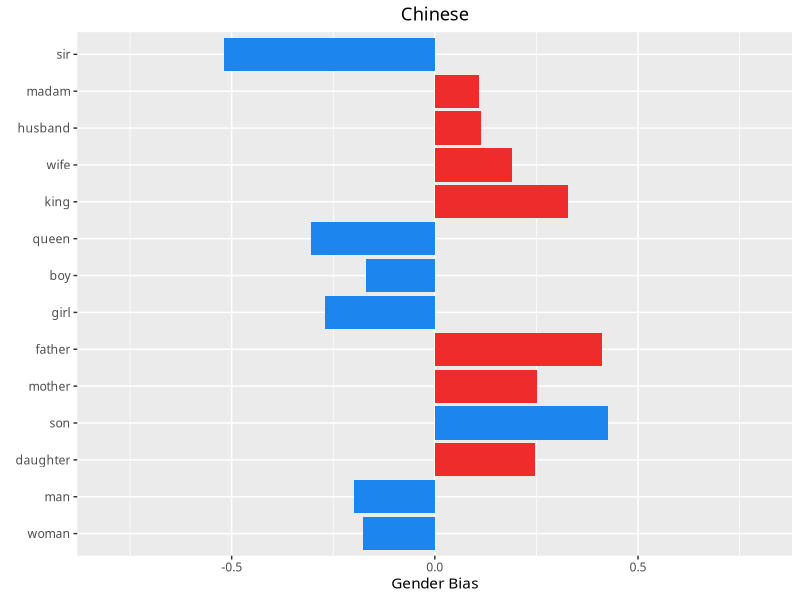
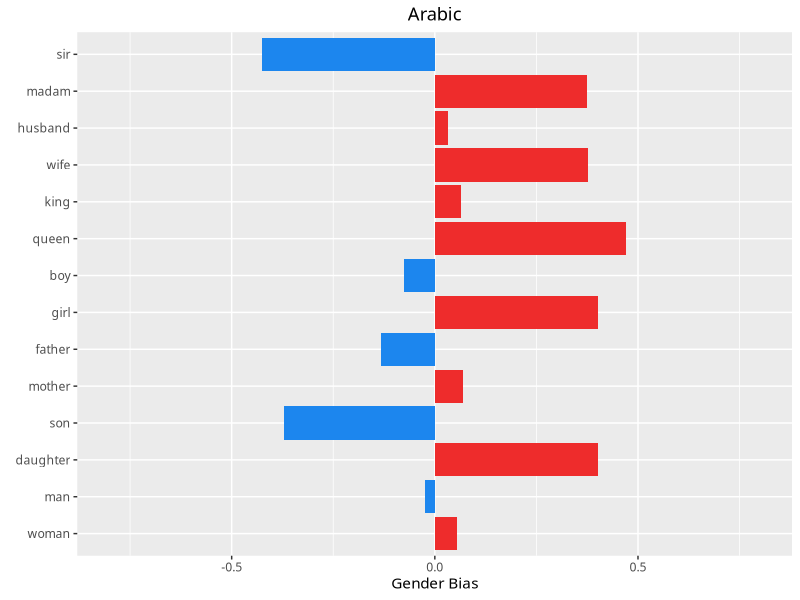
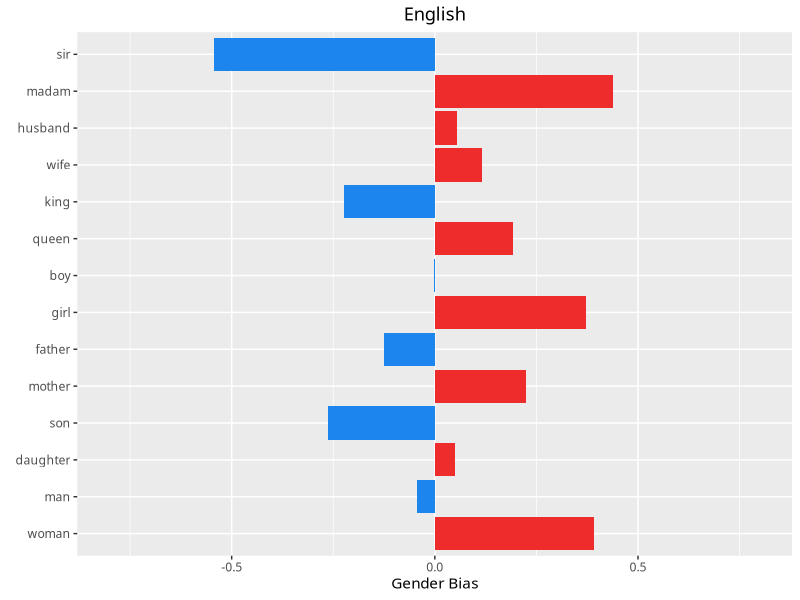
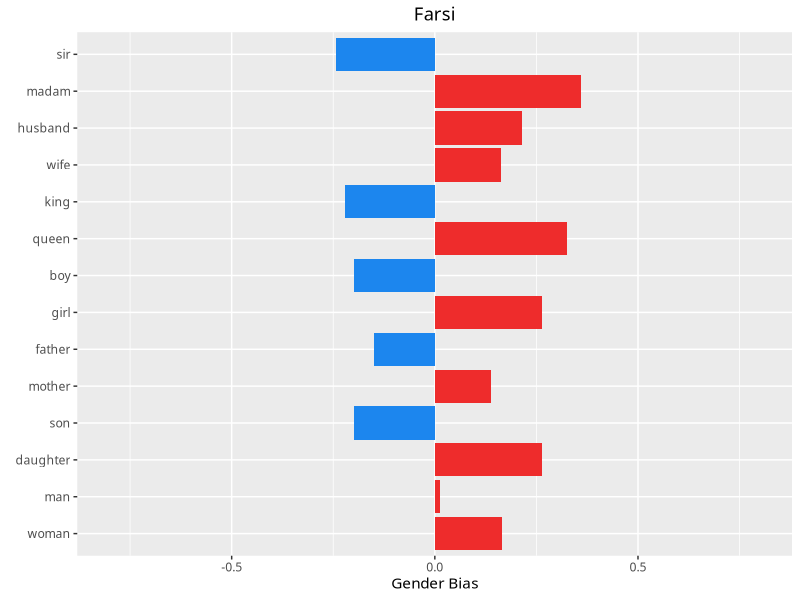
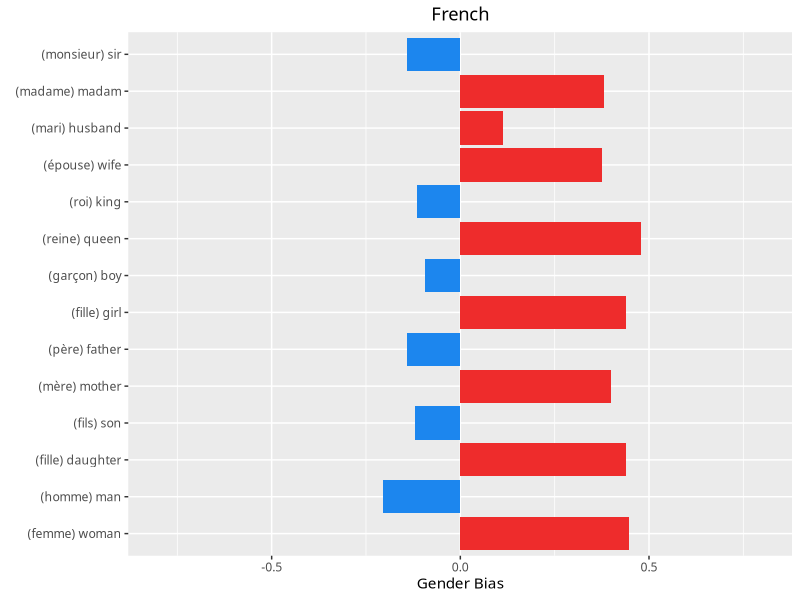
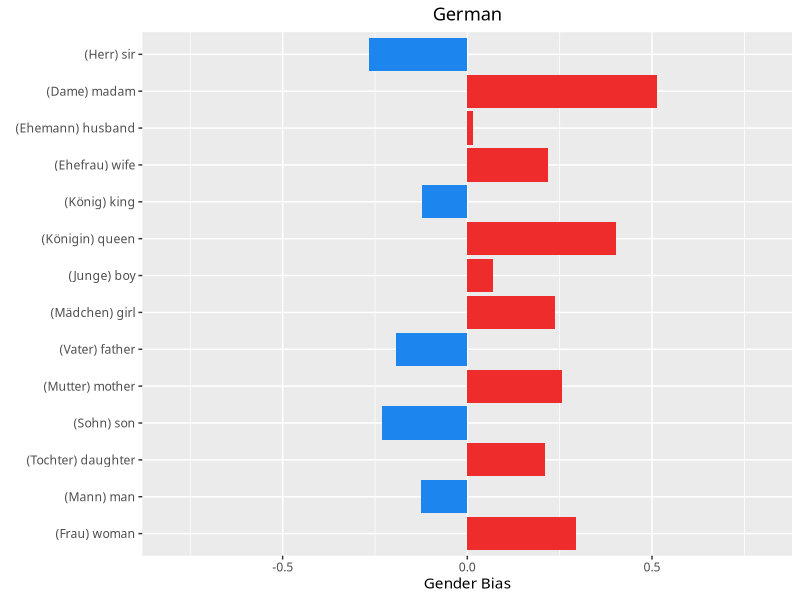
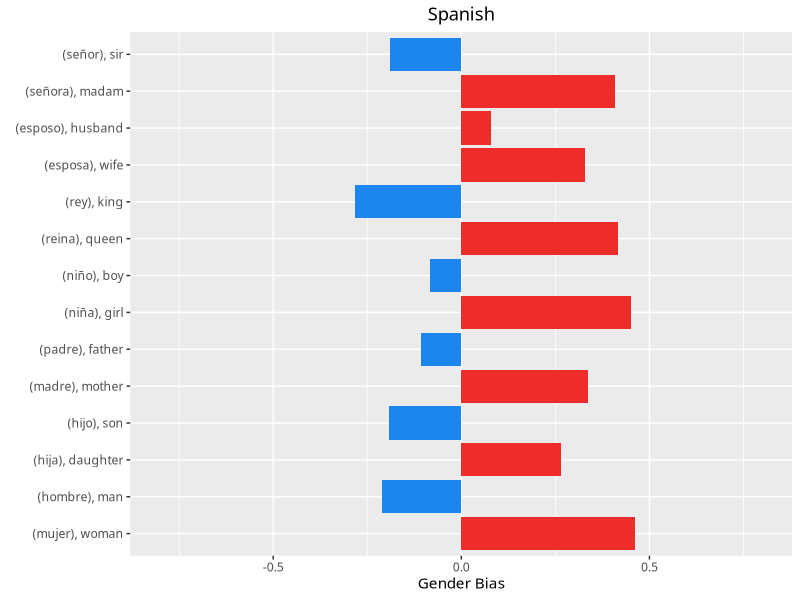
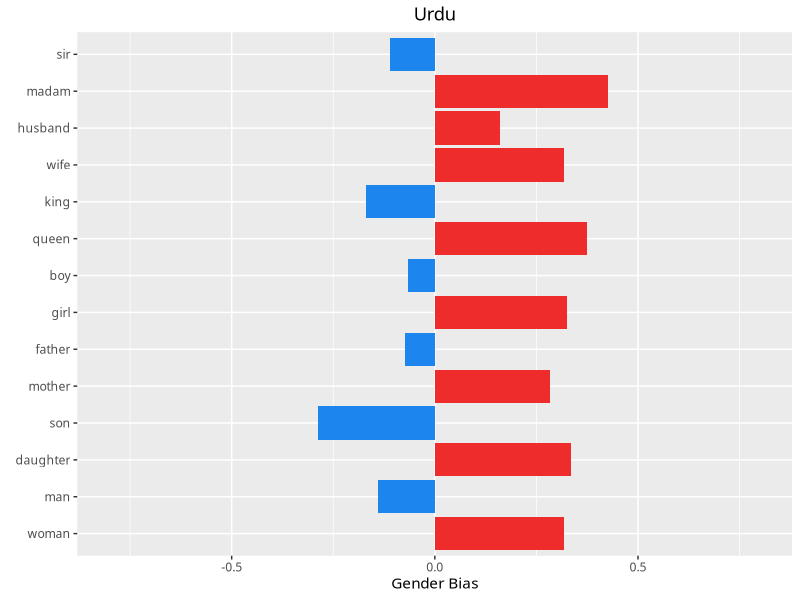

Reproduce these figures in R, in order. (Note: this script raises an error after producing the figures.)
## ---- chunk 1
library(readr)
library(ggplot2)
library(gridExtra)
library(cluster)
library(forcats)
## ---- chunk 2
arabic <- read_csv("arabic_defining.csv")
english <- read_csv("english_defining.csv")
farsi <- read_csv("farsi_defining.csv")
french <- read_csv("french_defining.csv")
german <- read_csv("german_defining.csv")
spanish <- read_csv("spanish_defining.csv")
urdu <- read_csv("urdu_defining.csv")
wolof <- read_csv("wolof_defining.csv")
chinese <- read_csv("chinese_defining_pca0.csv")
#chinese <- read_csv("chinese_new_defining_set_comb2.csv")
#chinese <- read_csv("chinese_new_defining_set_comb7.csv")
#chinese <- read_csv("chinese_new_defining_set_comb9.csv")
#chinese <- read_csv("chinese_new_defining_set_comb11.csv")
#chinese <- read_csv("chinese_new_defining_set_test1.csv")
## ---- chunk 3
#Re-order data by words
chinese$words <- fct_inorder(chinese$words)

p_Chinese <- ggplot(data = chinese, aes(x = ordered(words), y = gender_bias, fill = pos)) +
  geom_bar(stat = "identity") +
  coord_flip() +
  labs(title = "Chinese",
       y = "Gender Bias",
       x = element_blank()) +
  scale_fill_manual(values = c( "dodgerblue2", "firebrick2")) +
  expand_limits(y = c(-0.8,0.8))
p_Chinese <- p_Chinese + theme(
  legend.position = "none",
  text = element_text(family = "Gill Sans"),
  plot.title = element_text(hjust = 0.5)
) 
p_Chinese

## ---- chunk 4
#Re-order data by words
arabic$words <- fct_inorder(arabic$words)

p_Arabic <- ggplot(data = arabic, aes(x = ordered(words), y = gender_bias, fill = pos)) +
  geom_bar(stat = "identity") +
  coord_flip() +
  labs(title = "Arabic",
       y = "Gender Bias",
       x = element_blank()) +
  scale_fill_manual(values = c( "dodgerblue2", "firebrick2")) +
  expand_limits(y = c(-0.8,0.8))
p_Arabic <- p_Arabic + theme(
  legend.position = "none",
  text = element_text(family = "Gill Sans"),
  plot.title = element_text(hjust = 0.5)
) 
p_Arabic

## ---- chunk 5

#Re-order by defining set
english$words <- fct_inorder(english$words)

p_English <- ggplot(data = english, aes(x = ordered(words), y = gender_bias, fill = pos)) +
  geom_bar(stat = "identity") +
  coord_flip() +
  labs(title = "English",
       y = "Gender Bias",
       x = element_blank()) +
  scale_fill_manual(values = c( "dodgerblue2", "firebrick2")) +
expand_limits(y = c(-0.8,0.8))
p_English <- p_English + theme(
  legend.position = "none",
  text = element_text(family = "Gill Sans"),
  plot.title = element_text(hjust = 0.5)
) 
p_English
## ---- chunk 6
farsi$words <- fct_inorder(farsi$words)

p_Farsi <- ggplot(data = farsi, aes(x = ordered(words), y = gender_bias, fill = pos)) +
  geom_bar(stat = "identity") +
  coord_flip() +
  labs(title = "Farsi",
       y = "Gender Bias",
       x = element_blank()) +
  scale_fill_manual(values = c( "dodgerblue2", "firebrick2")) +
  expand_limits(y = c(-0.8,0.8))
p_Farsi <- p_Farsi + theme(
  legend.position = "none",
  text = element_text(family = "Gill Sans"),
  plot.title = element_text(hjust = 0.5)
) 
p_Farsi


## ---- chunk 7

french$words <- fct_inorder(french$words)
p_French <- ggplot(data = french, aes(x = ordered(words), y = gender_bias, fill = pos)) +
  geom_bar(stat = "identity") +
  coord_flip() +
  labs(title = "French",
       y = "Gender Bias",
       x = element_blank()) +
  scale_fill_manual(values = c( "dodgerblue2", "firebrick2")) +
 expand_limits(y = c(-0.8,0.8))
p_French  <-p_French  + theme(
  legend.position = "none",
  text = element_text(family = "Gill Sans"),
  plot.title = element_text(hjust = 0.5)
) 
p_French 
## ---- chunk 8
german$words <- fct_inorder(german$words)

p_German <- ggplot(data = german, aes(x = ordered(words), y = gender_bias, fill = pos)) +
  geom_bar(stat = "identity") +
  coord_flip() +
  labs(title = "German",
       y = "Gender Bias",
       x = element_blank()) +
  scale_fill_manual(values = c( "dodgerblue2", "firebrick2")) +
  expand_limits(y = c(-0.8,0.8))
p_German <- p_German + theme(
  legend.position = "none",
  text = element_text(family = "Gill Sans"),
  plot.title = element_text(hjust = 0.5)
) 
p_German

## ---- chunk 9
spanish$words <- fct_inorder(spanish$words)

p_Spanish <- ggplot(data = spanish, aes(x = ordered(words), y = gender_bias, fill = pos)) +
  geom_bar(stat = "identity") +
  coord_flip() +
  labs(title = "Spanish",
       y = "Gender Bias",
       x = element_blank()) +
  scale_fill_manual(values = c( "dodgerblue2", "firebrick2")) +
expand_limits(y = c(-0.8,0.8))
p_Spanish  <- p_Spanish  + theme(
  legend.position = "none",
  text = element_text(family = "Gill Sans"),
  plot.title = element_text(hjust = 0.5)
) 
p_Spanish 
## ---- chunk 10
urdu$words <- fct_inorder(urdu$words)

p_Urdu <- ggplot(data = urdu, aes(x = ordered(words), y = gender_bias, fill = pos)) +
  geom_bar(stat = "identity") +
  coord_flip() +
  labs(title = "Urdu",
       y = "Gender Bias",
       x = element_blank()) +
  scale_fill_manual(values = c( "dodgerblue2", "firebrick2")) +
expand_limits(y = c(-0.8,0.8))
p_Urdu  <- p_Urdu  + theme(
  legend.position = "none",
  text = element_text(family = "Gill Sans"),
  plot.title = element_text(hjust = 0.5)
) 
p_Urdu 


## ---- chunk 11
wolof$words <- fct_inorder(wolof$words)

p_Wolof <- ggplot(data = wolof, aes(x = ordered(words), y = gender_bias, fill = pos)) +
  geom_bar(stat = "identity") +
  coord_flip() +
  labs(title = "Wolof",
       y = "Gender Bias",
       x = element_blank()) +
  scale_fill_manual(values = c( "firebrick2", "dodgerblue2")) +
expand_limits(y = c(-0.8,0.8))
p_Wolof  <- p_Wolof  + theme(
  legend.position = "none",
  text = element_text(family = "Gill Sans"),
  plot.title = element_text(hjust = 0.5)
) 
p_Wolof 


## ---- chunk 12

p_total <- grid.arrange(p_Chinese, p_English, p_Spanish, p_Arabic, p_German, p_French, p_Farsi, p_Urdu, p_Wolof, nrow = 3)
p_total
## ---- chunk 13
ggsave(file = "DefiningSet_pairsTogether.png", arrangeGrob(p_Chinese, p_English, p_Spanish, p_Arabic, p_German, p_French, p_Farsi, p_Urdu, p_Wolof, ncol = 3))

## ---- chunk 14
#Re-order data by words
chinese$expected_gender <- fct_inorder(chinese$expected_gender)

p_ChineseGenderSummary <- ggplot(data = chinese, aes(x = ordered(expected_gender), y = gender_bias, fill = pos)) +
  geom_bar(stat = "identity") +
  coord_flip() +
  labs(title = "Chinese ",
       y = "Gender Bias",
       x = element_blank()) +
  scale_fill_manual(values = c( "dodgerblue2", "firebrick2")) +
  expand_limits(y = c(-0.8,0.8))
p_ChineseGenderSummary <- p_ChineseGenderSummary + theme(
  legend.position = "none",
  text = element_text(family = "Gill Sans"),
  plot.title = element_text(hjust = 0.5)
) 
p_ChineseGenderSummary

## ---- chunk 15
#Re-order data by words
arabic$expected_gender <- fct_inorder(arabic$expected_gender)

p_ArabicGenderSummary <- ggplot(data = arabic, aes(x = ordered(expected_gender), y = gender_bias, fill = pos)) +
  geom_bar(stat = "identity") +
  coord_flip() +
  labs(title = "Arabic",
       y = "Gender Bias",
       x = element_blank()) +
  scale_fill_manual(values = c( "dodgerblue2", "firebrick2")) +
  expand_limits(y = c(-0.8,0.8))
p_ArabicGenderSummary <- p_ArabicGenderSummary + theme(
  legend.position = "none",
  text = element_text(family = "Gill Sans"),
  plot.title = element_text(hjust = 0.5)
) 
p_ArabicGenderSummary

## ---- chunk 16

#Re-order by defining set
english$expected_gender <- fct_inorder(english$expected_gender)

p_EnglishGenderSummary <- ggplot(data = english, aes(x = ordered(expected_gender), y = gender_bias, fill = pos)) +
  geom_bar(stat = "identity") +
  coord_flip() +
  labs(title = "English",
       y = "Gender Bias",
       x = element_blank()) +
  scale_fill_manual(values = c( "dodgerblue2", "firebrick2")) +
expand_limits(y = c(-0.8,0.8))
p_EnglishGenderSummary <-p_EnglishGenderSummary + theme(
  legend.position = "none",
  text = element_text(family = "Gill Sans"),
  plot.title = element_text(hjust = 0.5)
) 
p_EnglishGenderSummary
## ---- chunk 17
farsi$expected_gender <- fct_inorder(farsi$expected_gender)

p_FarsiGenderSummary <- ggplot(data = farsi, aes(x = ordered(expected_gender), y = gender_bias, fill = pos)) +
  geom_bar(stat = "identity") +
  coord_flip() +
  labs(title = "Farsi",
       y = "Gender Bias",
       x = element_blank()) +
  scale_fill_manual(values = c( "dodgerblue2", "firebrick2")) +
  expand_limits(y = c(-0.8,0.8))
p_FarsiGenderSummary <- p_FarsiGenderSummary + theme(
  legend.position = "none",
  text = element_text(family = "Gill Sans"),
  plot.title = element_text(hjust = 0.5)
) 
p_FarsiGenderSummary


## ---- chunk 18

french$expected_gender <- fct_inorder(french$expected_gender)
p_FrenchGenderSummmary <- ggplot(data = french, aes(x = ordered(expected_gender), y = gender_bias, fill = pos)) +
  geom_bar(stat = "identity") +
  coord_flip() +
  labs(title = "French",
       y = "Gender Bias",
       x = element_blank()) +
  scale_fill_manual(values = c( "dodgerblue2", "firebrick2")) +
 expand_limits(y = c(-0.8,0.8))
p_FrenchGenderSummmary <- p_FrenchGenderSummmary + theme(
  legend.position = "none",
  text = element_text(family = "Gill Sans"),
  plot.title = element_text(hjust = 0.5)
) 
p_FrenchGenderSummmary
## ---- chunk 19
german$expected_gender <- fct_inorder(german$expected_gender)

p_GermanGenderSummmary <- ggplot(data = german, aes(x = ordered(expected_gender), y = gender_bias, fill = pos)) +
  geom_bar(stat = "identity") +
  coord_flip() +
  labs(title = "German",
       y = "Gender Bias",
       x = element_blank()) +
  scale_fill_manual(values = c( "dodgerblue2", "firebrick2")) +
  expand_limits(y = c(-0.8,0.8))
p_GermanGenderSummmary <- p_GermanGenderSummmary + theme(
  legend.position = "none",
  text = element_text(family = "Gill Sans"),
  plot.title = element_text(hjust = 0.5)
) 
p_GermanGenderSummmary

## ---- chunk 20
spanish$expected_gender <- fct_inorder(spanish$expected_gender)

p_SpanishGenderSummmary <- ggplot(data = spanish, aes(x = ordered(expected_gender), y = gender_bias, fill = pos)) +
  geom_bar(stat = "identity") +
  coord_flip() +
  labs(title = "Spanish",
       y = "Gender Bias",
       x = element_blank()) +
  scale_fill_manual(values = c( "dodgerblue2", "firebrick2")) +
expand_limits(y = c(-0.8,0.8))
p_SpanishGenderSummmary <- p_SpanishGenderSummmary + theme(
  legend.position = "none",
  text = element_text(family = "Gill Sans"),
  plot.title = element_text(hjust = 0.5)
) 
p_SpanishGenderSummmary
## ---- chunk 21
urdu$expected_gender <- fct_inorder(urdu$expected_gender)

p_UrduGenderSummmary <- ggplot(data = urdu, aes(x = ordered(expected_gender), y = gender_bias, fill = pos)) +
  geom_bar(stat = "identity") +
  coord_flip() +
  labs(title = "Urdu",
       y = "Gender Bias",
       x = element_blank()) +
  scale_fill_manual(values = c( "dodgerblue2", "firebrick2")) +
expand_limits(y = c(-0.8,0.8))
p_UrduGenderSummmary <- p_UrduGenderSummmary + theme(
  legend.position = "none",
  text = element_text(family = "Gill Sans"),
  plot.title = element_text(hjust = 0.5)
) 
p_UrduGenderSummmary


## ---- chunk 22
wolof$expected_gender <- fct_inorder(wolof$expected_gender)

p_WolofGenderSummmary <- ggplot(data = wolof, aes(x = ordered(expected_gender), y = gender_bias, fill = pos)) +
  geom_bar(stat = "identity") +
  coord_flip() +
  labs(title = "Wolof",
       y = "Gender Bias",
       x = element_blank()) +
  scale_fill_manual(values = c( "firebrick2", "dodgerblue2")) +
expand_limits(y = c(-0.8,0.8))
p_WolofGenderSummmary <- p_WolofGenderSummmary + theme(
  legend.position = "none",
  text = element_text(family = "Gill Sans"),
  plot.title = element_text(hjust = 0.5)
) 
p_WolofGenderSummmary


## ---- chunk 23

p_DefiningSetGenderSummary <- grid.arrange(p_ChineseGenderSummary, p_SpanishGenderSummmary, p_EnglishGenderSummary, p_ArabicGenderSummary, p_GermanGenderSummmary, p_FrenchGenderSummmary, p_FarsiGenderSummary, p_UrduGenderSummmary, p_WolofGenderSummmary, nrow = 3)
p_DefiningSetGenderSummary
## ---- chunk 24
ggsave(file = "DefiningSet_GenderSummary.png", arrangeGrob(p_ChineseGenderSummary, p_SpanishGenderSummmary, p_EnglishGenderSummary, p_ArabicGenderSummary, p_GermanGenderSummmary, p_FrenchGenderSummmary, p_FarsiGenderSummary, p_UrduGenderSummmary, p_WolofGenderSummmary, ncol = 3))
